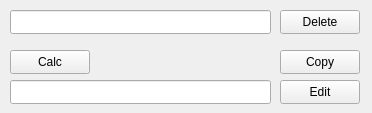
<?xml version="1.0" encoding="UTF-8"?>
<ui version="4.0">
 <class>PolychelousManage</class>
 <widget class="QWidget" name="PolychelousManage">
  <property name="geometry">
   <rect>
    <x>0</x>
    <y>0</y>
    <width>372</width>
    <height>113</height>
   </rect>
  </property>
  <property name="minimumSize">
   <size>
    <width>372</width>
    <height>113</height>
   </size>
  </property>
  <property name="maximumSize">
   <size>
    <width>372</width>
    <height>113</height>
   </size>
  </property>
  <property name="windowTitle">
   <string>Polychelous manage</string>
  </property>
  <widget class="QLineEdit" name="lineEdit_2">
   <property name="geometry">
    <rect>
     <x>10</x>
     <y>80</y>
     <width>261</width>
     <height>24</height>
    </rect>
   </property>
   <property name="readOnly">
    <bool>false</bool>
   </property>
  </widget>
  <widget class="QPushButton" name="pushButton">
   <property name="geometry">
    <rect>
     <x>280</x>
     <y>10</y>
     <width>80</width>
     <height>24</height>
    </rect>
   </property>
   <property name="text">
    <string>Delete</string>
   </property>
  </widget>
  <widget class="QPushButton" name="pushButton_2">
   <property name="geometry">
    <rect>
     <x>280</x>
     <y>80</y>
     <width>80</width>
     <height>24</height>
    </rect>
   </property>
   <property name="text">
    <string>Edit</string>
   </property>
  </widget>
  <widget class="QPushButton" name="pushButton_3">
   <property name="geometry">
    <rect>
     <x>10</x>
     <y>50</y>
     <width>80</width>
     <height>24</height>
    </rect>
   </property>
   <property name="text">
    <string>Calc</string>
   </property>
  </widget>
  <widget class="QPushButton" name="pushButton_4">
   <property name="geometry">
    <rect>
     <x>280</x>
     <y>50</y>
     <width>80</width>
     <height>24</height>
    </rect>
   </property>
   <property name="text">
    <string>Copy</string>
   </property>
  </widget>
  <widget class="QLineEdit" name="lineEdit">
   <property name="geometry">
    <rect>
     <x>10</x>
     <y>10</y>
     <width>261</width>
     <height>24</height>
    </rect>
   </property>
   <property name="readOnly">
    <bool>true</bool>
   </property>
  </widget>
 </widget>
 <resources/>
 <connections/>
</ui>
